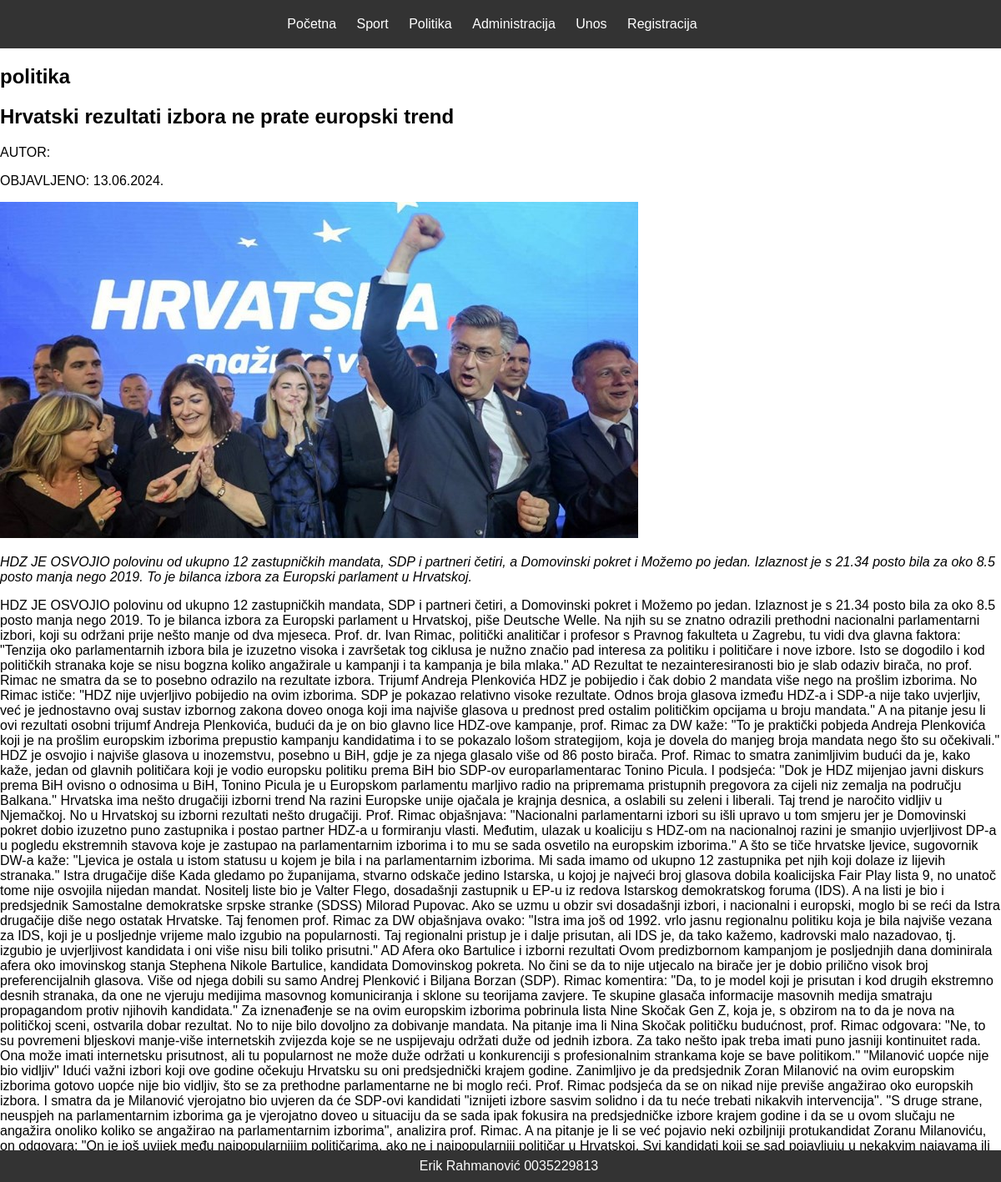
/clanak.php?id=7, run on the app's committed database.
### tables this page shows
CREATE TABLE `vijesti` (
  `id` int(11) NOT NULL,
  `datum` text NOT NULL,
  `naslov` varchar(128) NOT NULL,
  `sazetak` text NOT NULL,
  `tekst` text NOT NULL,
  `slika` varchar(64) NOT NULL,
  `kategorija` varchar(64) NOT NULL,
  `arhiva` tinyint(4) NOT NULL
);

### clanak.php (the view, shortened to what this page needs)
<!DOCTYPE html>
<html lang="en">
<head>
    <link rel="stylesheet" type="text/css" href="clanak.css">
</head>
<body>
<header>
        <nav class="navbar main_nav" role="navigation">
            <ul class="main nav navbar-nav">
                <li>
                    <a href="index.php" class="">Početna</a>
                </li>
                <li>
                    <a href="kategorija.php?kategorija=sport" class="">Sport</a>
                </li>
                <li>
                    <a href="kategorija.php?kategorija=politika" class="">Politika</a>
                </li>
                <li>
                    <a href="administracija.php" class="">Administracija</a>
                </li>
                <li>
                    <a href="unos.php" class="">Unos</a>
                </li>
                <li>
                    <a href="registracija.php" class="">Registracija</a>
                </li>
            </ul>
        </nav>
    </header>
    <footer>
        <p> Erik Rahmanović 0035229813 </p>
    </footer>
</body>
</html>
<?php
include 'connect.php';
$article_id = $_GET['id'];
$query = "SELECT * FROM vijesti WHERE id ='$article_id' AND arhiva=0";
$result = mysqli_query($dbc, $query) or die('Error querying database.');
$row = mysqli_fetch_assoc($result);
?>
<section role="main">
    <div class="row">
    <h2 class="category"><?php
        echo "<span>".$row['kategorija']."</span>";
    ?></h2>
    <h1 class="title"><?php
        echo $row['naslov'];
    ?></h1>
    <p>AUTOR:</p>
    <p>OBJAVLJENO: <?php
        echo "<span>".$row['datum']."</span>";
    ?></p>
    </div>
    <section class="slika">
    <?php
        echo '<img src="' . UPLPATH . $row['slika'] . '">';
    ?>
    </section>
    <section class="about">
    <p>
    <?php
        echo "<i>".$row['sazetak']."</i>";
    ?>
    </p>
    </section>
    <section class="sadrzaj">
    <p>
    <?php
    echo $row['tekst'];
    ?>
    </p>
</section>
</section>

### clanak.css (style rules this page uses)
body { font-family: Arial, sans-serif; margin: 0; padding: 0; }
header { background-color: #333; color: #fff; padding: 10px 0; }
.navbar { display: flex; justify-content: center; align-items: center; padding: 10px 0; }
.navbar ul { list-style-type: none; margin: 0; padding: 0; }
.navbar ul li { display: inline; margin-right: 20px; }
.navbar ul li a { color: #fff; text-decoration: none; }

### clanak.php (style rules this page uses)
footer { background-color: #333; text-align: center; padding: 10px; position: fixed; bottom: 0; width: 100%; }
footer p { color: #fff; margin: 0; }

### data on the page
vijesti: kategorija "politika", naslov "Hrvatski rezultati izbora ne prate europski trend", datum "13.06.2024.", slika (picture), sazetak "HDZ JE OSVOJIO polovinu od ukupno 12 zastupničkih mandata, SDP i partneri četiri, a Domovinski pokret i Možemo po jedan. Izlaznost je s 21.34 posto bila za oko 8.5 posto manja nego 2019. To je bilanca izbora za Europski parlament u Hrvatskoj.", tekst "HDZ JE OSVOJIO polovinu od ukupno 12 zastupničkih mandata, SDP i partneri četiri, a Domovinski pokret i Možemo po jedan. Izlaznost je s 21.34 posto bila za oko 8.5 posto manja nego 2019. To je bilanca izbora za Europski parlament u Hrvatskoj, piše Deutsche Welle. Na njih su se znatno odrazili prethodni nacionalni parlamentarni izbori, koji su održani prije nešto manje od dva mjeseca. Prof. dr. Ivan Rimac, politički analitičar i profesor s Pravnog fakulteta u Zagrebu, tu vidi dva glavna faktora: \"Tenzija oko parlamentarnih izbora bila je izuzetno visoka i završetak tog ciklusa je nužno značio pad interesa za politiku i političare i nove izbore. Isto se dogodilo i kod političkih stranaka koje…"
